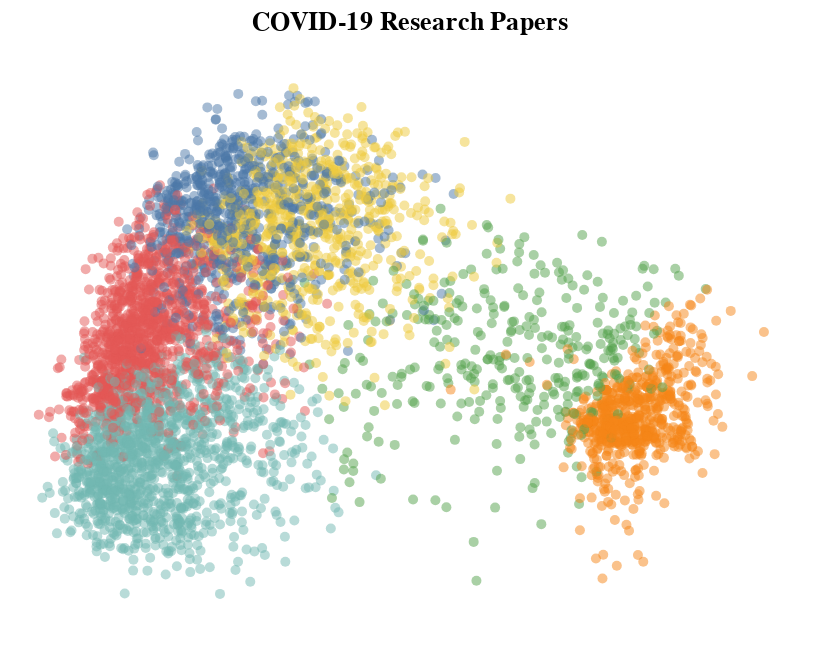

The cell this chart's notebook holds for it:
### Markdown cell above
## Chart

### Code cell
import altair as alt

alt.Chart(document_vectors.sample(5000)).mark_circle(opacity=0.5, size=25).encode(
    x=alt.X('x', axis=None),
    y=alt.Y('y', axis=None),
    color=alt.Color('cluster:N', legend=None),
).configure_axis(
    grid=False
).configure_view(
        strokeWidth=0
).properties(
    title='COVID-19 Research Papers'
)

### Figure 1 — Vega-Lite specification as saved in the notebook (floating-point values rounded to 4 significant figures; data arrays with more than 128 entries replaced by an {"elided": "..."} marker saying what was removed)
{"config": {"view": {"continuousWidth": 400, "continuousHeight": 300, "strokeWidth": 0}, "axis": {"grid": false}}, "data": {"name": "data-80c934239cd4b33635334d551f2d88b8"}, "mark": {"type": "circle", "opacity": 0.5, "size": 25}, "encoding": {"color": {"type": "nominal", "field": "cluster", "legend": null}, "x": {"type": "quantitative", "axis": null, "field": "x"}, "y": {"type": "quantitative", "axis": null, "field": "y"}}, "title": "COVID-19 Research Papers", "$schema": "https://vega.github.io/schema/vega-lite/v4.0.2.json", "datasets": {"data-80c934239cd4b33635334d551f2d88b8": {"elided": "5000 records"}}}
